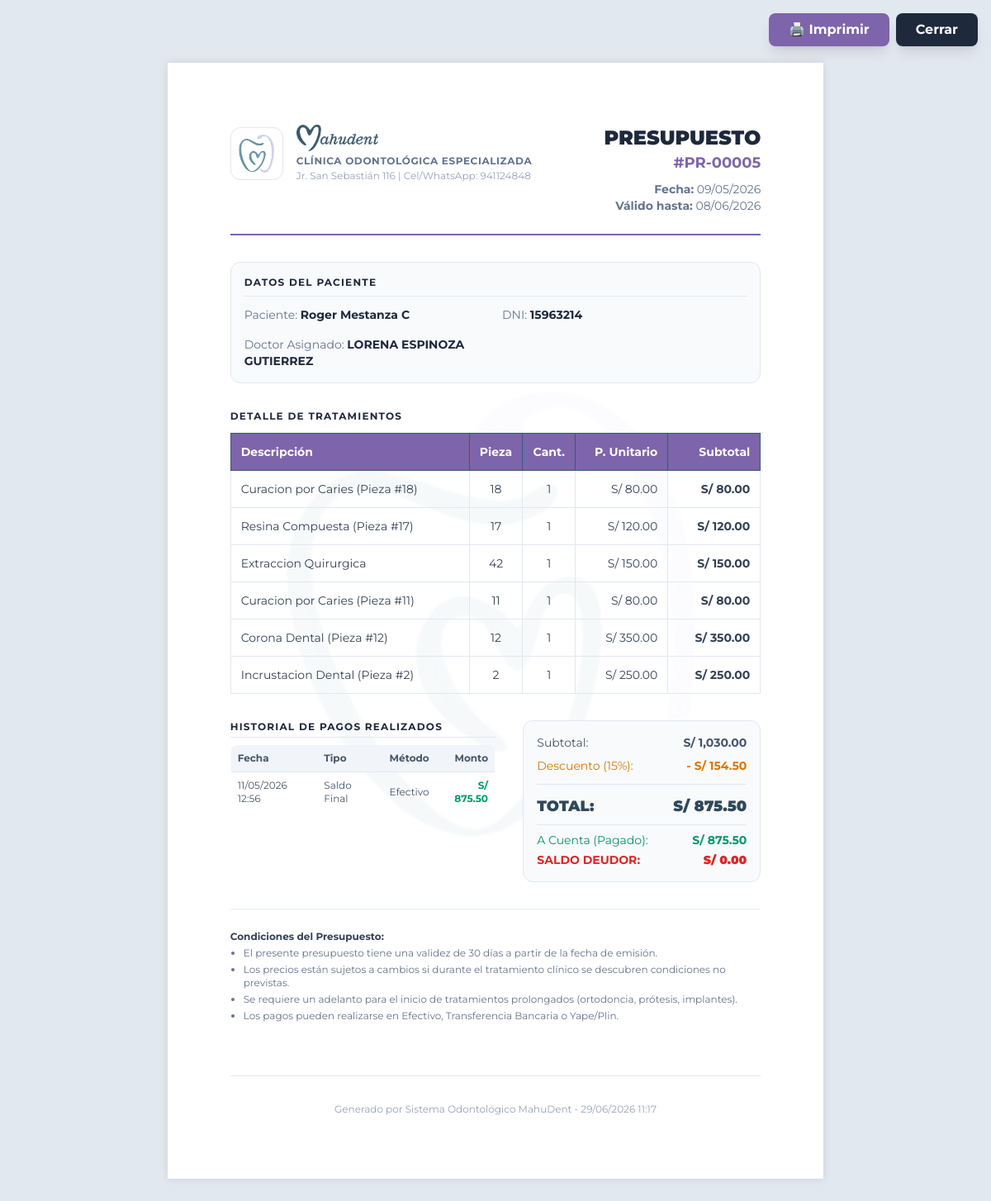
The page /imprimir_presupuesto.php?id=5 (signed in) on the database its author committed.
### tables this page shows
CREATE TABLE `presupuestos` (
  `id` int(11) NOT NULL AUTO_INCREMENT,
  `paciente_id` int(11) NOT NULL,
  `doctor_id` int(11) DEFAULT NULL,
  `fecha_emision` date NOT NULL,
  `fecha_vigencia` date DEFAULT NULL,
  `subtotal` decimal(10,2) NOT NULL DEFAULT '0.00',
  `descuento_porcentaje` decimal(5,2) DEFAULT '0.00',
  `descuento_monto` decimal(10,2) DEFAULT '0.00',
  `total` decimal(10,2) NOT NULL DEFAULT '0.00',
  `monto_pagado` decimal(10,2) DEFAULT '0.00',
  `saldo_pendiente` decimal(10,2) DEFAULT '0.00',
  `estado` enum('Borrador','Enviado','Aprobado','Rechazado','Vencido') DEFAULT 'Borrador',
  `notas` text,
  `fecha_creacion` timestamp NOT NULL DEFAULT CURRENT_TIMESTAMP,
  PRIMARY KEY (`id`),
  KEY `paciente_id` (`paciente_id`),
  KEY `doctor_id` (`doctor_id`),
  CONSTRAINT `presupuestos_ibfk_1` FOREIGN KEY (`paciente_id`) REFERENCES `pacientes` (`id`) ON DELETE CASCADE,
  CONSTRAINT `presupuestos_ibfk_2` FOREIGN KEY (`doctor_id`) REFERENCES `usuarios` (`id`) ON DELETE SET NULL
);

CREATE TABLE `pacientes` (
  `id` int(11) NOT NULL AUTO_INCREMENT,
  `dni` varchar(20) NOT NULL,
  `nombre` varchar(100) NOT NULL,
  `fecha_nacimiento` date DEFAULT NULL,
  `lugar_nacimiento` varchar(100) DEFAULT NULL,
  `sexo` varchar(15) DEFAULT NULL,
  `telefono` varchar(20) DEFAULT NULL,
  `email` varchar(100) DEFAULT NULL,
  `direccion` varchar(255) DEFAULT NULL,
  `procedencia` varchar(100) DEFAULT NULL,
  `contacto_emergencia` varchar(150) DEFAULT NULL,
  `telefono_emergencia` varchar(20) DEFAULT NULL,
  `ocupacion` varchar(100) DEFAULT NULL,
  `alergias` text,
  `enfermedades_cronicas` text,
  `padece_enfermedad` tinyint(1) DEFAULT NULL,
  `consume_medicamentos` tinyint(1) DEFAULT NULL,
  `medicamentos_detalle` varchar(255) DEFAULT NULL,
  `alergia_medicamentos` tinyint(1) DEFAULT NULL,
  `alergia_medicamentos_detalle` varchar(255) DEFAULT NULL,
  `antecedentes_familiares` tinyint(1) DEFAULT NULL,
  `antecedentes_familiares_detalle` varchar(255) DEFAULT NULL,
  `alergia_anestesia` tinyint(1) DEFAULT NULL,
  `embarazada` tinyint(1) DEFAULT NULL,
  `sangran_encias` tinyint(1) DEFAULT NULL,
  `ultima_visita_dentista` date DEFAULT NULL,
  `ultima_visita_motivo` varchar(255) DEFAULT NULL,
  `frecuencia_cepillado` varchar(50) DEFAULT NULL,
  `usa_cepillo` tinyint(1) DEFAULT '1',
  `usa_pasta_dental` tinyint(1) DEFAULT '1',
  `usa_hilo_dental` tinyint(1) DEFAULT '0',
  `usa_enjuague` tinyint(1) DEFAULT '0',
  `fecha_registro` timestamp NOT NULL DEFAULT CURRENT_TIMESTAMP,
  `estado_activo` tinyint(1) DEFAULT '1',
  PRIMARY KEY (`id`),
  UNIQUE KEY `dni` (`dni`)
);

CREATE TABLE `usuarios` (
  `id` int(11) NOT NULL AUTO_INCREMENT,
  `nombre` varchar(100) NOT NULL,
  `usuario` varchar(50) NOT NULL,
  `password` varchar(255) NOT NULL,
  `rol` enum('Admin','Recepcionista','Dentista') DEFAULT 'Dentista',
  `fecha_registro` timestamp NOT NULL DEFAULT CURRENT_TIMESTAMP,
  `colegiatura` varchar(50) DEFAULT NULL,
  `estado_activo` tinyint(1) DEFAULT '1',
  `intentos_fallidos` int(11) DEFAULT '0',
  `bloqueado_hasta` datetime DEFAULT NULL,
  PRIMARY KEY (`id`),
  UNIQUE KEY `usuario` (`usuario`)
);

CREATE TABLE `presupuesto_items` (
  `id` int(11) NOT NULL AUTO_INCREMENT,
  `presupuesto_id` int(11) NOT NULL,
  `tratamiento_id` int(11) DEFAULT NULL,
  `diente_numero` int(11) DEFAULT NULL,
  `descripcion` varchar(255) NOT NULL,
  `cantidad` int(11) NOT NULL DEFAULT '1',
  `precio_unitario` decimal(10,2) NOT NULL DEFAULT '0.00',
  `precio_ajustado` decimal(10,2) DEFAULT NULL,
  `subtotal` decimal(10,2) NOT NULL DEFAULT '0.00',
  `fecha_realizado` date DEFAULT NULL COMMENT 'Fecha en que se ejecutó el tratamiento',
  `realizado` tinyint(1) DEFAULT '0' COMMENT '0=pendiente, 1=realizado',
  PRIMARY KEY (`id`),
  KEY `presupuesto_id` (`presupuesto_id`),
  KEY `tratamiento_id` (`tratamiento_id`),
  CONSTRAINT `presupuesto_items_ibfk_1` FOREIGN KEY (`presupuesto_id`) REFERENCES `presupuestos` (`id`) ON DELETE CASCADE,
  CONSTRAINT `presupuesto_items_ibfk_2` FOREIGN KEY (`tratamiento_id`) REFERENCES `catalogo_tratamientos` (`id`) ON DELETE SET NULL
);

CREATE TABLE `pagos` (
  `id` int(11) NOT NULL AUTO_INCREMENT,
  `presupuesto_id` int(11) NOT NULL,
  `paciente_id` int(11) NOT NULL,
  `monto` decimal(10,2) NOT NULL,
  `metodo_pago` enum('Efectivo','Tarjeta','Transferencia','Yape/Plin') DEFAULT 'Efectivo',
  `tipo` enum('Adelanto','Parcial','Saldo Final') DEFAULT 'Parcial',
  `comprobante_tipo` enum('Boleta','Factura','Ninguno') DEFAULT 'Boleta',
  `comprobante_numero` varchar(30) DEFAULT NULL,
  `notas` text,
  `registrado_por` int(11) DEFAULT NULL,
  `fecha_pago` timestamp NOT NULL DEFAULT CURRENT_TIMESTAMP,
  PRIMARY KEY (`id`),
  KEY `presupuesto_id` (`presupuesto_id`),
  KEY `paciente_id` (`paciente_id`),
  KEY `registrado_por` (`registrado_por`),
  CONSTRAINT `pagos_ibfk_1` FOREIGN KEY (`presupuesto_id`) REFERENCES `presupuestos` (`id`) ON DELETE CASCADE,
  CONSTRAINT `pagos_ibfk_2` FOREIGN KEY (`paciente_id`) REFERENCES `pacientes` (`id`) ON DELETE CASCADE,
  CONSTRAINT `pagos_ibfk_3` FOREIGN KEY (`registrado_por`) REFERENCES `usuarios` (`id`) ON DELETE SET NULL
);

### imprimir_presupuesto.php (the view, shortened to what the rows shown need)
<?php
require_once 'config/conexion.php';
require_once 'controllers/PresupuestoController.php';
$controller = new PresupuestoController();
$presupuesto_id = intval($_GET['id']);
$resumen = $controller->getResumenFinanciero($presupuesto_id);
$p = $resumen['presupuesto'];
?>
<!DOCTYPE html>
<html lang="es">
<head>
    <script src="https://cdn.tailwindcss.com"></script>
</head>
<body>
    <div class="hoja relative">
        <div class="flex justify-between items-start border-b-2 border-teal-600 pb-6 mb-8">
            <div class="text-right">
                <h2 class="text-2xl font-black text-slate-800">PRESUPUESTO</h2>
            </div>
        </div>
        <div class="bg-slate-50 p-4 rounded-xl border border-slate-200 mb-8">
            <div class="grid grid-cols-2 gap-4 text-sm">
                <div><span class="text-slate-500">Paciente:</span> <strong class="text-slate-800"><?php echo htmlspecialchars($p['paciente_nombre']); ?></strong></div>
                <div><span class="text-slate-500">DNI:</span> <strong class="text-slate-800"><?php echo htmlspecialchars($p['paciente_dni']); ?></strong></div>
                <div><span class="text-slate-500">Doctor Asignado:</span> <strong class="text-slate-800"><?php echo htmlspecialchars($p['doctor_nombre'] ?? 'Sin asignar'); ?></strong></div>
            </div>
        </div>
        <table class="w-full text-sm mb-8 border-collapse">
            <thead>
                <tr class="bg-teal-600 text-white">
                    <th class="p-3 text-left font-bold border border-teal-700">Descripción</th>
                    <th class="p-3 text-center font-bold border border-teal-700 w-16">Pieza</th>
                    <th class="p-3 text-center font-bold border border-teal-700 w-16">Cant.</th>
                    <th class="p-3 text-right font-bold border border-teal-700 w-28">P. Unitario</th>
                    <th class="p-3 text-right font-bold border border-teal-700 w-28">Subtotal</th>
                </tr>
            </thead>
            <tbody class="divide-y divide-slate-200 border-b border-slate-200 text-slate-700">
                <?php if (empty($p['items'])): ?>
                    <tr><td colspan="5" class="p-4 text-center text-slate-400">No hay ítems registrados</td></tr>
                <?php else: ?>
                    <?php foreach ($p['items'] as $item):
                        $precio = $item['precio_ajustado'] ?? $item['precio_unitario'];
                    ?>
                    <tr>
                        <td class="p-3 border-x border-slate-200"><?php echo htmlspecialchars($item['descripcion']); ?></td>
                        <td class="p-3 text-center border-x border-slate-200"><?php echo $item['diente_numero'] ?: '-'; ?></td>
                        <td class="p-3 text-center border-x border-slate-200"><?php echo $item['cantidad']; ?></td>
                        <td class="p-3 text-right border-x border-slate-200">S/ <?php echo number_format($precio, 2); ?></td>
                        <td class="p-3 text-right border-x border-slate-200 font-bold">S/ <?php echo number_format($item['subtotal'], 2); ?></td>
                    </tr>
                    <?php endforeach; ?>
                <?php endif; ?>
            </tbody>
        </table>
        <div class="flex justify-between items-start mb-8">
            <div class="w-1/2">
                <?php if (!empty($resumen['pagos'])): ?>
                <table class="w-full text-xs text-left text-slate-600 border border-slate-200 rounded-lg overflow-hidden">
                    <thead class="bg-slate-100">
                        <tr>
                            <th class="p-2 border-b border-slate-200">Fecha</th>
                            <th class="p-2 border-b border-slate-200">Tipo</th>
                            <th class="p-2 border-b border-slate-200">Método</th>
                            <th class="p-2 border-b border-slate-200 text-right">Monto</th>
                        </tr>
                    </thead>
                    <tbody class="divide-y divide-slate-100">
                        <?php foreach ($resumen['pagos'] as $pago): ?>
                        <tr>
                            <td class="p-2"><?php echo date('d/m/Y H:i', strtotime($pago['fecha_pago'])); ?></td>
                            <td class="p-2"><?php echo htmlspecialchars($pago['tipo']); ?></td>
                            <td class="p-2"><?php echo htmlspecialchars($pago['metodo_pago']); ?></td>
                            <td class="p-2 text-right font-bold text-emerald-600">S/ <?php echo number_format($pago['monto'], 2); ?></td>
                        </tr>
                        <?php endforeach; ?>
                    </tbody>
                </table>
                <?php endif; ?>
            </div>
            <div class="w-72 bg-slate-50 p-4 rounded-xl border border-slate-200">
                <div class="flex justify-between text-sm mb-3 text-amber-600">
                    <span>Descuento (<?php echo floatval($p['descuento_porcentaje']); ?>%):</span>
                    <span class="font-bold">- S/ <?php echo number_format($p['descuento_monto'], 2); ?></span>
                </div>
                <div class="flex justify-between text-lg border-t border-slate-200 pt-3 text-teal-800 mb-2">
                    <span class="font-black uppercase">TOTAL:</span>
                    <span class="font-black">S/ <?php echo number_format($p['total'], 2); ?></span>
                </div>
                <?php if ($resumen['total_pagado'] > 0): ?>
                <div class="flex justify-between text-sm text-emerald-600 mb-1 border-t border-slate-200 pt-2">
                    <span>A Cuenta (Pagado):</span>
                    <span class="font-bold">S/ <?php echo number_format($resumen['total_pagado'], 2); ?></span>
                </div>
                <div class="flex justify-between text-sm text-red-600">
                    <span class="font-bold">SALDO DEUDOR:</span>
                    <span class="font-black">S/ <?php echo number_format($resumen['saldo_pendiente'], 2); ?></span>
                </div>
                <?php endif; ?>
            </div>
        </div>
    </div>
</body>
</html>

### rows shown on the page
presupuestos: paciente.nombre "Roger Mestanza C", paciente.dni "15963214", doctor.nombre "LORENA ESPINOZA GUTIERREZ", descuento_monto "154.50", total "875.50"
presupuesto_items: descripcion "Curacion por Caries (Pieza #18)", diente_numero "18", cantidad "1", precio_unitario "80.00", subtotal "80.00"
presupuesto_items: descripcion "Resina Compuesta (Pieza #17)", diente_numero "17", cantidad "1", precio_unitario "120.00", subtotal "120.00"
presupuesto_items: descripcion "Extraccion Quirurgica", diente_numero "42", cantidad "1", precio_unitario "150.00", subtotal "150.00"
presupuesto_items: descripcion "Curacion por Caries (Pieza #11)", diente_numero "11", cantidad "1", precio_unitario "80.00", subtotal "80.00"
presupuesto_items: descripcion "Corona Dental (Pieza #12)", diente_numero "12", cantidad "1", precio_unitario "350.00", subtotal "350.00"
presupuesto_items: descripcion "Incrustacion Dental (Pieza #2)", diente_numero "2", cantidad "1", precio_unitario "250.00", subtotal "250.00"
pagos: fecha_pago "11/05/2026 12:56", tipo "Saldo Final", metodo_pago "Efectivo", monto "875.50"

### other values the page prints
str_pad($p['id'], 5, '0', STR_PAD_LEFT) "00005"
date('d/m/Y', strtotime($p['fecha_emision'])) "09/05/2026"
date('d/m/Y', strtotime($p['fecha_vigencia'])) "08/06/2026"
$p['subtotal'] "1,030.00"
$p['descuento_porcentaje'] "15"
$resumen['saldo_pendiente'] "0.00"
